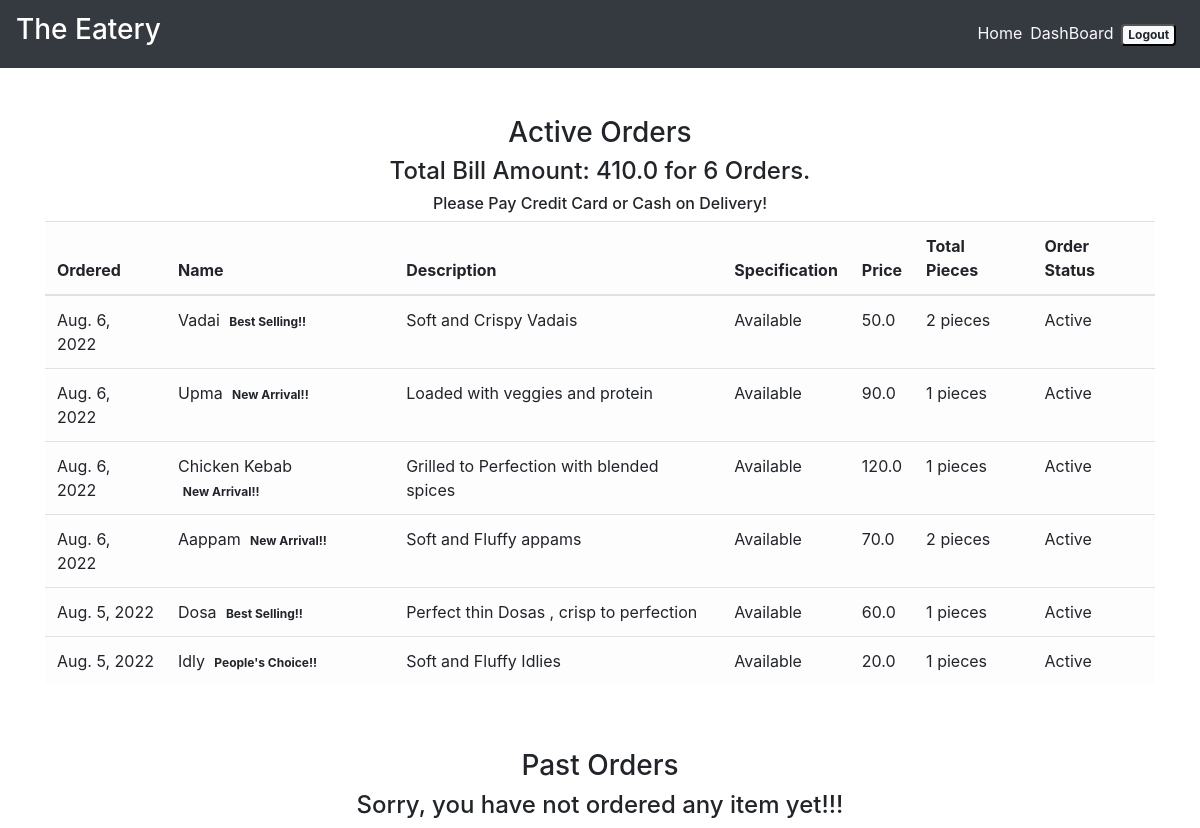
The page /order_details/ (signed in) on the database its author committed.
### main/models.py (models this page shows, shortened)
class CartItems(models.Model):
    ORDER_STATUS = (
        ('Active', 'Active'),
        ('Delivered', 'Delivered')
    )
    user = models.ForeignKey(User, on_delete=models.CASCADE)
    item = models.ForeignKey(Item, on_delete=models.CASCADE)
    ordered = models.BooleanField(default=False)
    quantity = models.IntegerField(default=1)
    ordered_date = models.DateField(default=timezone.now)
    status = models.CharField(
        max_length=20, choices=ORDER_STATUS, default='Active')
    delivery_date = models.DateField(default=timezone.now)
    class Meta:
        verbose_name = 'Cart Item'
        verbose_name_plural = 'Cart Items'

class Item(models.Model):
    LABELS = (
        ('Best Selling!!', 'Best Selling!!'),
        ('New Arrival!!', 'New Arrival!!'),
        ("People's Choice!!", "People's Choice!!"),
    )
    LABEL_COLOUR = (
        ('danger', 'danger'),
        ('success', 'success'),
        ('primary', 'primary'),
        ('info', 'info'),
        ('warning', 'warning'),
    )
    title = models.CharField(max_length=150)
    description = models.CharField(max_length=250, blank=True)
    price = models.FloatField()
    pieces = models.IntegerField(default=6)
    instructions = models.CharField(max_length=250, default="Available")
    image = models.ImageField(default='default.png', upload_to='images/')
    labels = models.CharField(max_length=25, choices=LABELS, blank=True)
    label_colour = models.CharField(
        max_length=15, choices=LABEL_COLOUR, blank=True)
    slug = models.SlugField(default="foods")
    created_by = models.ForeignKey(User, on_delete=models.CASCADE)

### main/views.py (the view)
# urls.py: path('order_details/', views.order_details, name='order_details'),
@login_required
def order_details(request):
    items = CartItems.objects.filter(user=request.user, ordered=True,status="Active").order_by('-ordered_date')
    cart_items = CartItems.objects.filter(user=request.user, ordered=True,status="Delivered").order_by('-ordered_date')
    bill = items.aggregate(Sum('item__price'))
    number = items.aggregate(Sum('quantity'))
    pieces = items.aggregate(Sum('item__pieces'))
    total = bill.get("item__price__sum")
    count = number.get("quantity__sum")
    total_pieces = pieces.get("item__pieces__sum")
    context = {
        'items':items,
        'cart_items':cart_items,
        'total': total,
        'count': count,
        'total_pieces': total_pieces
    }
    return render(request, 'main/order_details.html', context)

### main/templatetags/get_group.py (called while the page is built)
@register.filter(name='has_group')
def has_group(user, group_name):
    return user.groups.filter(name=group_name).exists()

### main/templates/main/order_details.html
{% extends "main/layout.html" %}
{% block content %}
<div class="cart">
    <div class="container">
        <div class="row">
            <div class="col-sm-12 mt-5">
                <h3 class="text-center">Active Orders</h3>
                {% if items %}
                <h4 class="text-center">Total Bill Amount: {{total}} for {{ count }} Orders.</h4>
                <h6 class="text-center">Please Pay Credit Card or Cash on Delivery!</h6>
                <div class="table-responsive">
                    <table class="table table-light">
                        <thead>
                        <tr>
                            <th scope="col">Ordered</th>
                            <th scope="col">Name</th>
                            <th scope="col">Description</th>
                            <th scope="col">Specification</th>
                            <th scope="col">Price</th>
                            <th scope="col">Total Pieces</th>
                            <th scope="col">Order Status</th>
                        </tr>
                        </thead>
                        <tbody>
                            {% for item_active in items %}
                        <tr>
                            <td>{{ item_active.ordered_date }}</td>
                            <td>{{ item_active.item.title }} <span class="badge badge-{{ item_active.item.label_colour }}">{{ item_active.item.labels }}</span></td>
                            <td>{{ item_active.item.description }}</td>
                            <td>{{ item_active.item.instructions }}</td>
                            <td>{{ item_active.item.price }}</td>
                            <td>{{ item_active.item.pieces }} pieces</td>
                            <td>{{ item_active.status }}</td>
                        </tr>
                            {% endfor %}
                        </tbody>
                    </table>
                </div>
                {% else %}
                <h4 class="text-center">Sorry, you have not ordered any item yet!!!</h4>
                {% endif %}
            </div>
        </div>
        <div class="row">
            <div class="col-sm-12 mt-5">
                <h3 class="text-center">Past Orders</h3>
                {% if cart_items %}
                <div class="table-responsive">
                    <table class="table table-light">
                        <thead>
                        <tr>
                            <th scope="col">Ordered</th>
                            <th scope="col">Name</th>
                            <th scope="col">Description</th>
                            <th scope="col">Specification</th>
                            <th scope="col">Price</th>
                            <th scope="col">Total Pieces</th>
                            <th scope="col">Order Status</th>
                            <th scope="col">Delivery Date</th>
                        </tr>
                        </thead>
                        <tbody>
                            {% for cart in cart_items %}
                        <tr>
                            <td>{{ cart.ordered_date }}</td>
                            <td>{{ cart.item.title }} <span class="badge badge-{{ cart.item.label_colour }}">{{ cart.item.labels }}</span></td>
                            <td>{{ cart.item.description }}</td>
                            <td>{{ cart.item.instructions }}</td>
                            <td>{{ cart.item.price }}</td>
                            <td>{{ cart.item.pieces }} pieces</td>
                            <td>{{ cart.status }}</td>
                            <td>{{ cart.delivery_date }}</td>
                        </tr>
                            {% endfor %}
                        </tbody>
                    </table>
                </div>
                {% else %}
                <h4 class="text-center">Sorry, you have not ordered any item yet!!!</h4>
                {% endif %}
            </div>
        </div>
    </div>
</div>
{% endblock content %}

### rows shown on the page
CartItems: ordered_date "Aug. 6, 2022", item "Vadai", item.labels "Best Selling!!", item.description "Soft and Crispy Vadais", item.instructions "Available", item.price "50.0", item.pieces "2", status "Active"
CartItems: ordered_date "Aug. 6, 2022", item "Upma", item.labels "New Arrival!!", item.description "Loaded with veggies and protein", item.instructions "Available", item.price "90.0", item.pieces "1", status "Active"
CartItems: ordered_date "Aug. 6, 2022", item "Chicken Kebab", item.labels "New Arrival!!", item.description "Grilled to Perfection with blended spices", item.instructions "Available", item.price "120.0", item.pieces "1", status "Active"
CartItems: ordered_date "Aug. 6, 2022", item "Aappam", item.labels "New Arrival!!", item.description "Soft and Fluffy appams", item.instructions "Available", item.price "70.0", item.pieces "2", status "Active"
CartItems: ordered_date "Aug. 5, 2022", item "Dosa", item.labels "Best Selling!!", item.description "Perfect thin Dosas , crisp to perfection", item.instructions "Available", item.price "60.0", item.pieces "1", status "Active"
CartItems: ordered_date "Aug. 5, 2022", item "Idly", item.labels "People's Choice!!", item.description "Soft and Fluffy Idlies", item.instructions "Available", item.price "20.0", item.pieces "1", status "Active"

### other values the page prints
{{ total }} "410.0"
{{ count }} "6"
